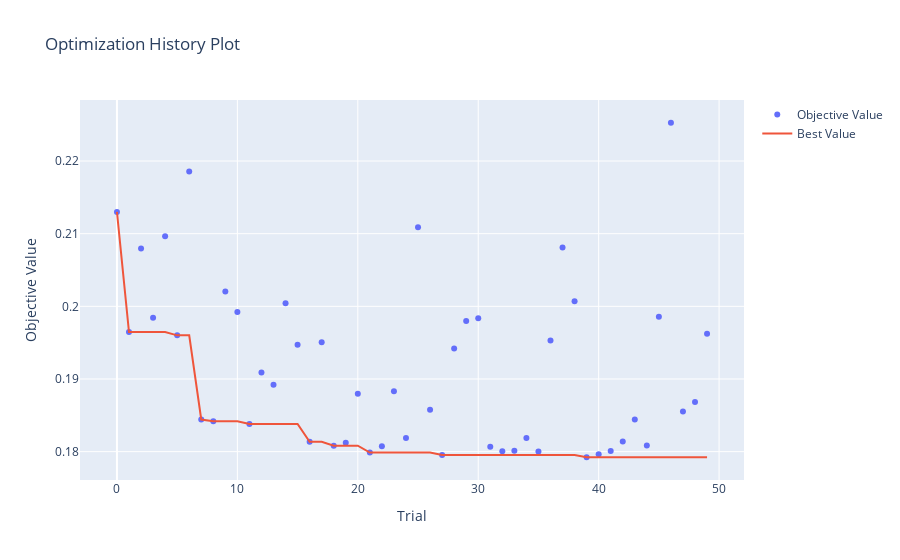
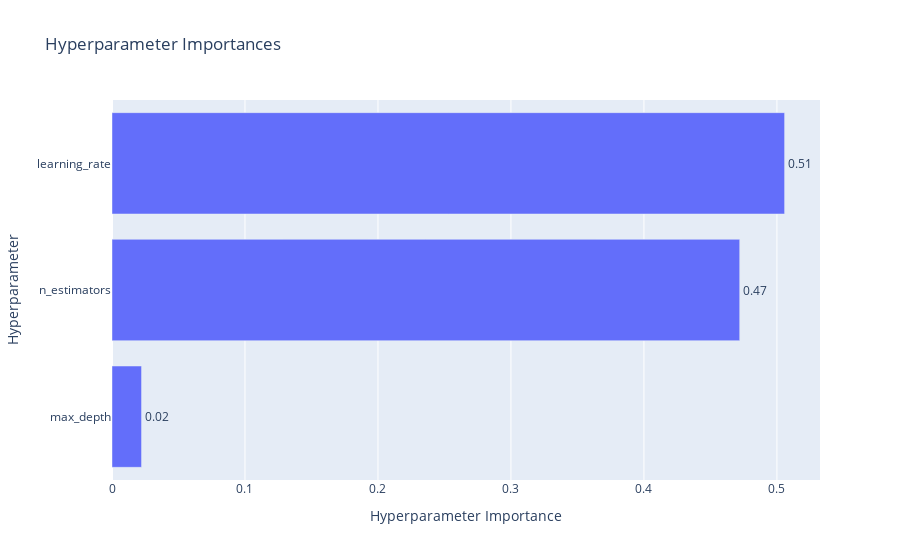
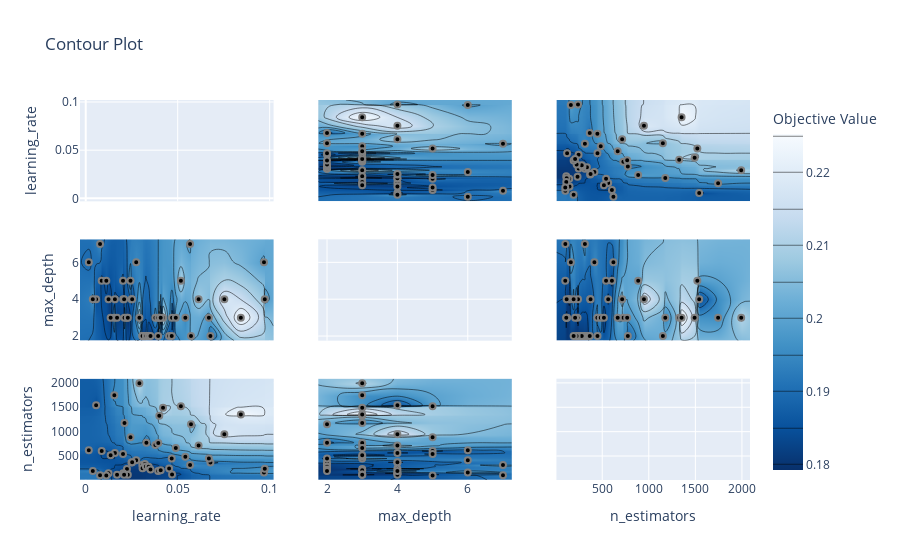
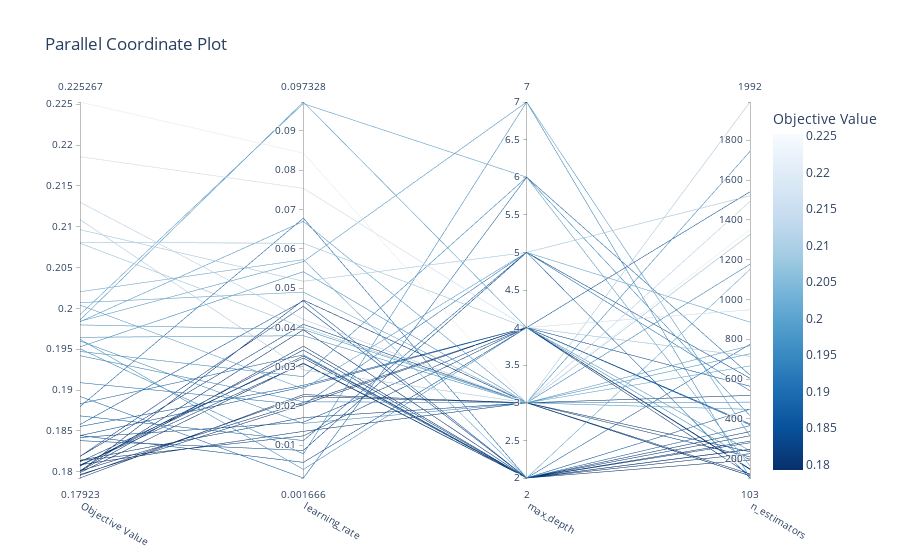

Notebook source saved alongside these figures, in order:
### Code cell
st = study_xgb

optuna.visualization.plot_optimization_history(st).show()
optuna.visualization.plot_param_importances(st).show()
optuna.visualization.plot_contour(st).show()
# 绘制平行坐标图
optuna.visualization.plot_parallel_coordinate(st).show()

optuna.visualization.plot_slice(st).show()
